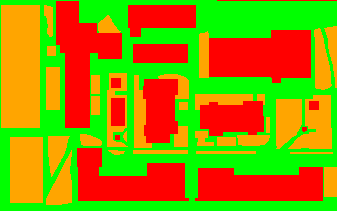
#> input picture backend/RL/nstu.png, 337 x 211 px
$ python Dijkstra.py
#> lines starting #> are read from the running program, lines starting #| are printed output that depends on the picture
import cv2
import numpy as np
import heapq
import math

class Dijkstra:
    def __init__(self, image_path):
        self.image_path = image_path
        self.img = None
        self.map_matrix = None
        self.start = tuple()
        self.end = tuple()
        self.load_map()

    def __repr__(self):
        return f'Dijkstra({self.image_path})'

    def load_map(self):
        self.img = cv2.imread(self.image_path)
#> self.img is the input picture: shape (211, 337, 3); mean B, G, R 0, 147.3, 150.8
        self.img = cv2.cvtColor(self.img, cv2.COLOR_BGR2RGB)
        self.map_matrix = np.zeros((self.img.shape[0], self.img.shape[1]), dtype=int)

        color_mapping = {
            (0, 255, 0): 0,  # Тротуар
            (255, 165, 0): 1,  # Газон
            (255, 0, 0): 2,  # Дом (непроходимо)
            (0, 0, 0): 3,  # Препятствие (непроходимо)
            (0, 0, 255): 4,  # Старт
            (128, 0, 128): 5  # Финиш
        }

        for color, value in color_mapping.items():
            self.map_matrix[np.all(self.img == color, axis=-1)] = value

        '''
        Если на карте уже есть точки начала и конца, то нужно две нижние строки убрать
        '''
        self.map_matrix[2][2] = 4
        self.map_matrix[-2][-2] = 5

        self.start = tuple(map(int, np.argwhere(self.map_matrix == 4)[0]))
        self.end = tuple(map(int, np.argwhere(self.map_matrix == 5)[0]))


    def astar(self):
        rows, cols = self.map_matrix.shape
        # 8 направлений: вверх, вниз, влево, вправо + диагонали
        directions = [(-1, 0), (1, 0), (0, -1), (0, 1),
                      (-1, -1), (-1, 1), (1, -1), (1, 1)]

        def heuristic(a, b):
            # Евклидово расстояние для диагонального движения
            return math.sqrt((a[0] - b[0]) ** 2 + (a[1] - b[1]) ** 2)

        pq = []
        heapq.heappush(pq, (heuristic(self.start, self.end), 0.0, self.start))
        distances = {self.start: 0.0}
        previous = {self.start: None}

        while pq:
            current_f, current_g, current = heapq.heappop(pq)

            if current == self.end:
                break

            if current_g > distances.get(current, float('inf')):
                continue

            for dr, dc in directions:
                nr, nc = current[0] + dr, current[1] + dc

                if 0 <= nr < rows and 0 <= nc < cols and self.map_matrix[nr, nc] in {0, 1, 5}:
                    # Определяем тип шага (прямой/диагональный)
                    is_diagonal = abs(dr) == 1 and abs(dc) == 1
                    step_cost = 1 if self.map_matrix[nr, nc] == 0 else 1.1

                    if is_diagonal:
                        step_cost *= math.sqrt(2)

                    new_g = current_g + step_cost

                    if new_g < distances.get((nr, nc), float('inf')):
                        distances[(nr, nc)] = new_g
                        priority = new_g + heuristic((nr, nc), self.end)
                        heapq.heappush(pq, (priority, new_g, (nr, nc)))
                        previous[(nr, nc)] = current

        path = []
        current = self.end
        while current is not None:
            path.append(current)
            current = previous.get(current)
        path.reverse()

        return path if path and path[0] == self.start else []


    def visualize_path(self,path):
        for r, c in path:
            self.img[r, c] = [255, 0, 255]  # Фиолетовый путь
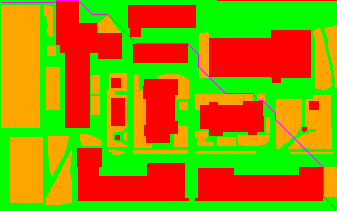
#> self.img: shape (211, 337, 3); mean R, G, B 152, 146, 1.4
        resized_img = cv2.resize(self.img, (self.img.shape[1] * 5, self.img.shape[0] * 5))
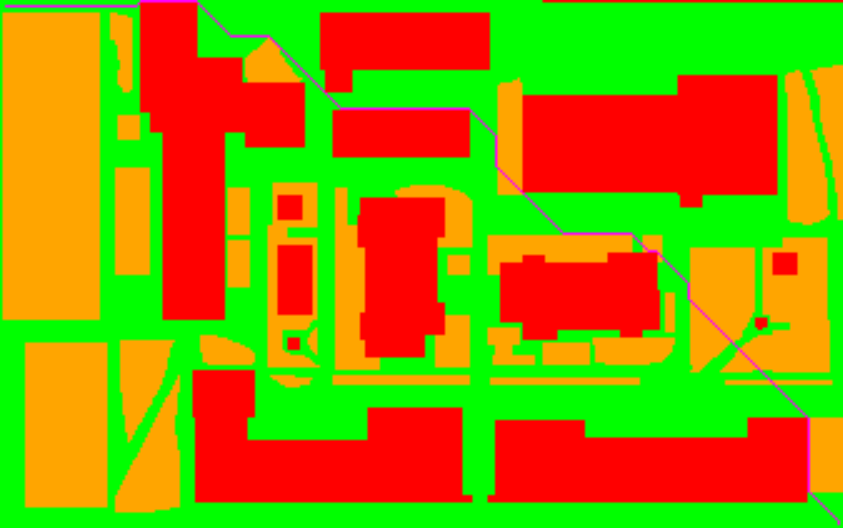
#> resized_img: shape (1055, 1685, 3) (shown at 1/2 size); mean R, G, B 152, 146, 1.4
        cv2.imshow('Shortest Path', cv2.cvtColor(resized_img, cv2.COLOR_RGB2BGR))
        # cv2.resizeWindow('Shortest Path', self.img.shape[0]*5, self.img.shape[1]*5)
        cv2.waitKey(0)
        cv2.destroyAllWindows()


# [9 lines of commented-out code are left out]


if __name__ == "__main__":
    dijkstra = Dijkstra('nstu.png')
    print(dijkstra)
    path = dijkstra.astar()
    print(path)
    dijkstra.visualize_path(path)
